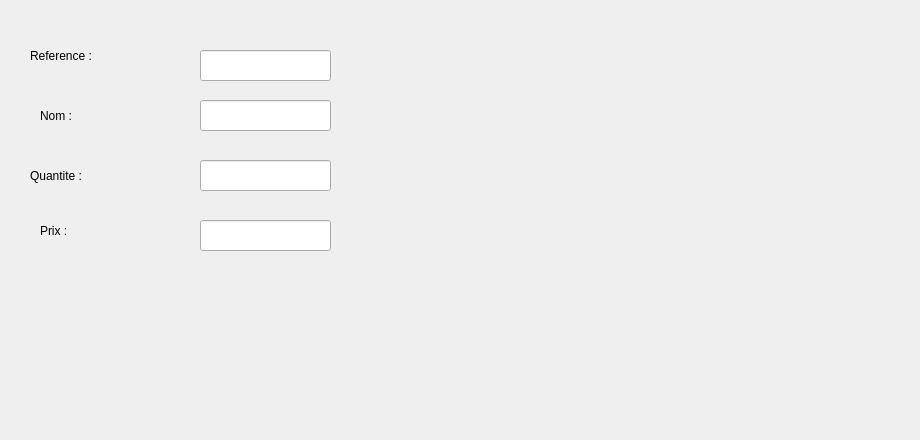
        <widget class="QWidget" name="tab_9">
         <attribute name="icon">
          <iconset>
           <normaloff>i,qge/AP.png</normaloff>i,qge/AP.png</iconset>
         </attribute>
         <attribute name="title">
          <string>Rechercher</string>
         </attribute>
         <widget class="QLabel" name="label_58">
          <property name="geometry">
           <rect>
            <x>-10</x>
            <y>-10</y>
            <width>911</width>
            <height>431</height>
           </rect>
          </property>
          <property name="text">
           <string/>
          </property>
          <property name="pixmap">
           <pixmap>../../gestion_fournisseur/1.png</pixmap>
          </property>
         </widget>
         <widget class="QLineEdit" name="lineEdit_7">
          <property name="geometry">
           <rect>
            <x>200</x>
            <y>50</y>
            <width>131</width>
            <height>31</height>
           </rect>
          </property>
         </widget>
         <widget class="QLineEdit" name="lineEdit_14">
          <property name="geometry">
           <rect>
            <x>200</x>
            <y>160</y>
            <width>131</width>
            <height>31</height>
           </rect>
          </property>
         </widget>
         <widget class="QLineEdit" name="lineEdit_24">
          <property name="geometry">
           <rect>
            <x>200</x>
            <y>220</y>
            <width>131</width>
            <height>31</height>
           </rect>
          </property>
         </widget>
         <widget class="QLineEdit" name="lineEdit_32">
          <property name="geometry">
           <rect>
            <x>200</x>
            <y>100</y>
            <width>131</width>
            <height>31</height>
           </rect>
          </property>
         </widget>
         <widget class="QLabel" name="label_63">
          <property name="geometry">
           <rect>
            <x>40</x>
            <y>100</y>
            <width>71</width>
            <height>31</height>
           </rect>
          </property>
          <property name="styleSheet">
           <string notr="true">font: 12pt &quot;MS Shell Dlg 2&quot;;</string>
          </property>
          <property name="text">
           <string>Nom :</string>
          </property>
         </widget>
         <widget class="QLabel" name="label_64">
          <property name="geometry">
           <rect>
            <x>30</x>
            <y>40</y>
            <width>121</width>
            <height>31</height>
           </rect>
          </property>
          <property name="styleSheet">
           <string notr="true">font: 12pt &quot;MS Shell Dlg 2&quot;;</string>
          </property>
          <property name="text">
           <string>Reference :</string>
          </property>
         </widget>
         <widget class="QLabel" name="label_65">
          <property name="geometry">
           <rect>
            <x>30</x>
            <y>150</y>
            <width>131</width>
            <height>51</height>
           </rect>
          </property>
          <property name="styleSheet">
           <string notr="true">font: 12pt &quot;MS Shell Dlg 2&quot;;</string>
          </property>
          <property name="text">
           <string>Quantite :</string>
          </property>
         </widget>
         <widget class="QLabel" name="label_66">
          <property name="geometry">
           <rect>
            <x>40</x>
            <y>210</y>
            <width>81</width>
            <height>41</height>
           </rect>
          </property>
          <property name="styleSheet">
           <string notr="true">font: 12pt &quot;MS Shell Dlg 2&quot;;</string>
          </property>
          <property name="text">
           <string>Prix :</string>
          </property>
         </widget>
         <widget class="QPushButton" name="pushButton_32">
          <property name="geometry">
           <rect>
            <x>400</x>
            <y>290</y>
            <width>111</width>
            <height>51</height>
           </rect>
          </property>
          <property name="styleSheet">
           <string notr="true">#pushButton_32{
	image: url(:/new/prefix1/i,qge/AP.png);
border:none;}</string>
          </property>
          <property name="text">
           <string/>
          </property>
         </widget>
         <widget class="QLabel" name="label_79">
          <property name="geometry">
           <rect>
            <x>624</x>
            <y>-60</y>
            <width>241</width>
            <height>311</height>
           </rect>
          </property>
          <property name="text">
           <string/>
          </property>
          <property name="pixmap">
           <pixmap>i,qge/c.png</pixmap>
          </property>
          <property name="scaledContents">
           <bool>true</bool>
          </property>
         </widget>
        </widget>
